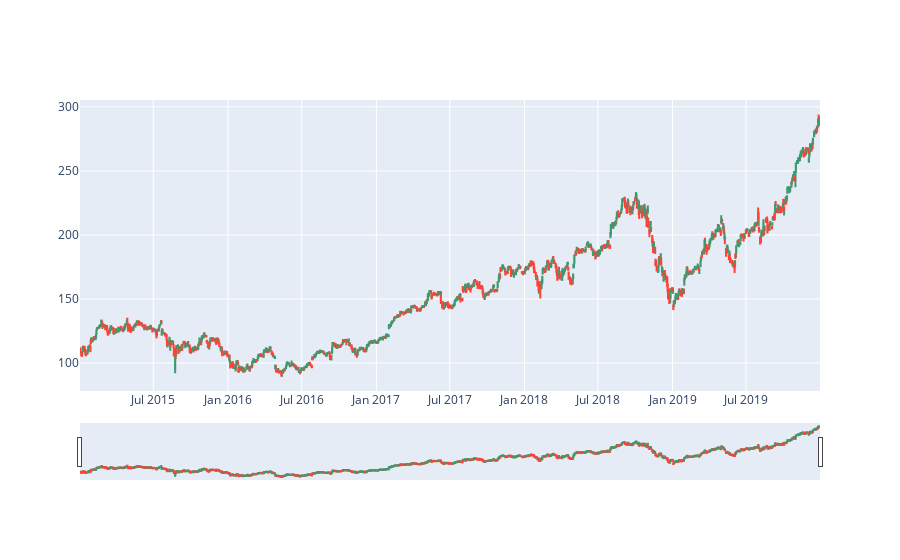

The code cell stored with this chart in its notebook:
### Code cell
# Plot candle stick
fig = go.Figure(data=[go.Candlestick(x=df.index,
                open=df['open'],
                high=df['high'],
                low=df['low'],
                close=df['close'])])

fig.show()

### Figure 1 — Plotly figure (JSON) as saved in the notebook; plotly's stock layout.template omitted (floating-point values rounded to 4 significant figures; data arrays with more than 128 entries replaced by an {"elided": "..."} marker saying what was removed)
{"data": [{"close": {"elided": "1257 float values"}, "high": {"elided": "1257 float values"}, "low": {"elided": "1257 float values"}, "open": {"elided": "1257 float values"}, "type": "candlestick", "x": {"elided": "1257 str values"}}], "layout": {}}
